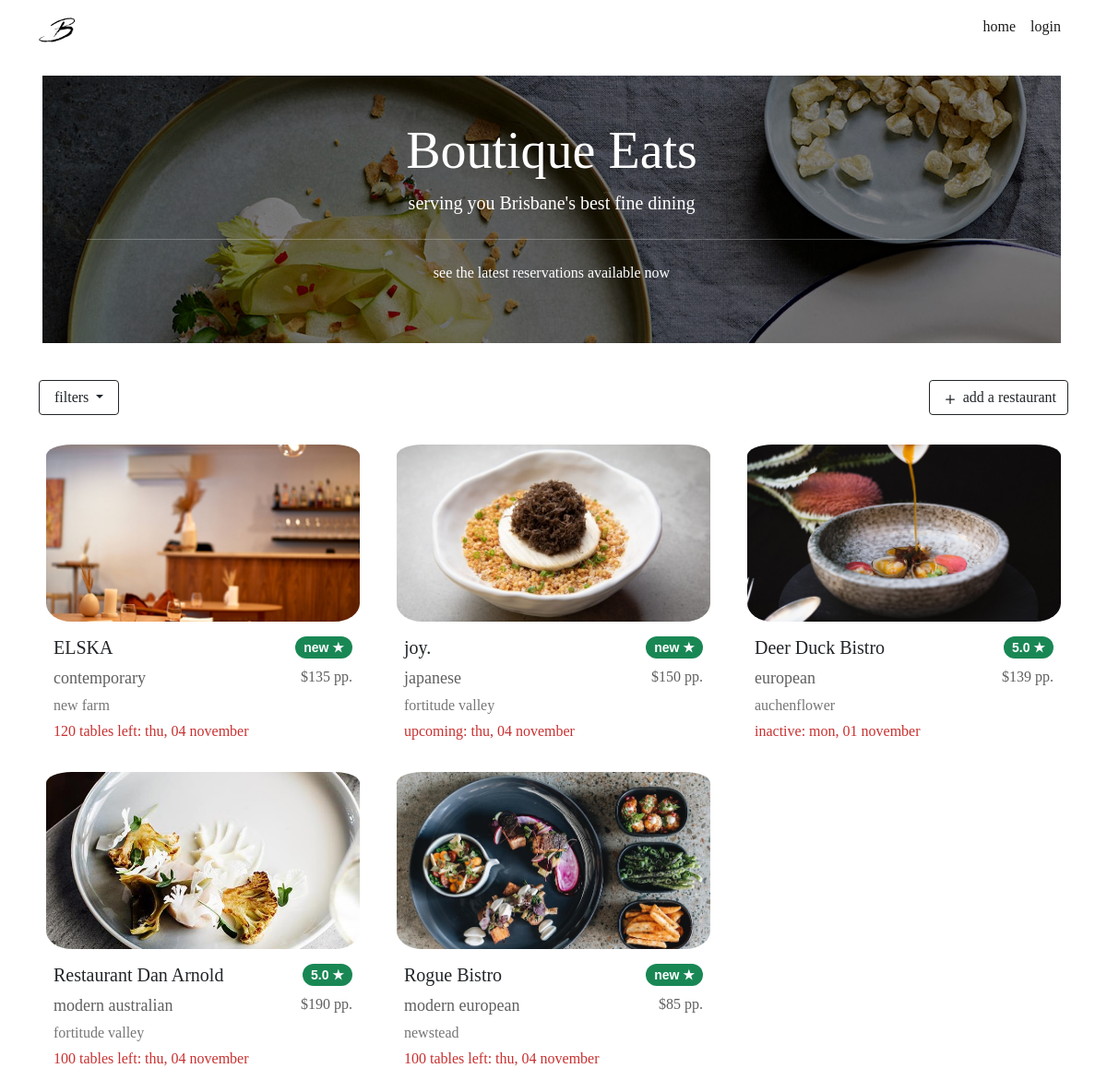
The page / on the database its author committed.
### website/models.py (models this page shows, shortened)
class Restaurant(db.Model):
    __tablename__ = 'restaurants'
    __table_args__ = {'extend_existing': True}
    restaurant_id = db.Column(db.Integer, primary_key=True)
    name = db.Column(db.String(100), nullable=False)
    street = db.Column(db.String(150), nullable=False)
    suburb = db.Column(db.String(50), nullable=False)
    max_reservations = db.Column(db.Integer)
    caption = db.Column(db.String(200), nullable=False)
    description = db.Column(db.String(400), nullable=False)
    price = db.Column(db.Integer)
    cuisine_type = db.Column(db.String(30), nullable=False)
    num_courses = db.Column(db.Integer, nullable=False)
    website = db.Column(db.String(400))
    image = db.Column(db.String(400), nullable=False)
    comments = db.relationship('Comment', backref='restaurant', cascade="all, delete-orphan")
    statuses = db.relationship('RestaurantStatus', backref='restaurant', cascade="all, delete-orphan" )
    opening_hours = db.relationship('RestaurantOpeningHours', backref='restaurant', cascade="all, delete-orphan")
    reservations = db.relationship('Reservation', backref='restaurant', cascade="all, delete-orphan")
    user_id = db.Column(db.Integer, db.ForeignKey('users.id'))

class RestaurantStatus(db.Model):
    __tablename__ = 'restaurantstatuses'
    __table_args__ = {'extend_existing': True}
    restaurant_status_id = db.Column(db.Integer, primary_key=True)
    status = db.Column(db.String(100), nullable=False)
    at_time = db.Column(db.DateTime, default=datetime.now())
    restaurant_id = db.Column(db.Integer, db.ForeignKey('restaurants.restaurant_id'))

### website/views.py (the view)
@bp.route('/')
def index():
    filtered_form = FilterRestaurantsForm()
    restaurants = Restaurant.query.all()
    booking_space = []
    is_open_today = []
    for restaurant in restaurants:
        set_todays_status(restaurant)
        booking_space.append(restaurant_space(restaurant, date.today()))
        is_open_today.append(check_open_today(restaurant, date.today()))
    return render_template("index.html", restaurants=restaurants, filter_form = filtered_form, booking_space = booking_space, today=date.today(), is_open_today = is_open_today)

### website/views.py (called while the page is built)
def restaurant_space(restaurant, space_on_date):
    current_booking_quantity = 0
    for reservation in restaurant.reservations:
        if (reservation.reservation_time.date() == space_on_date):
            current_booking_quantity += reservation.quantity
    return restaurant.max_reservations - current_booking_quantity

def set_todays_status(restaurant):
    if restaurant.statuses[-1].status != "inactive":
        if restaurant.statuses[-1].at_time.date() != date.today():
            if restaurant_space(restaurant, date.today()) > 0:
                restaurant_status = RestaurantStatus(status="upcoming",
                                            restaurant=restaurant)
            else:
                restaurant_status = RestaurantStatus(status="booked",
                                            restaurant=restaurant)
            db.session.add(restaurant_status)
            db.session.commit()

def check_open_today(restaurant, time_to_check):
    for day_tuple in restaurant.opening_hours:
        if (day_tuple.day_of_the_week.lower() == time_to_check.strftime("%A").lower()):
            return True
    return False

### website/templates/index.html (shortened to what this page needs)
{% extends 'base.html' %}
{% block content %}
<div class="container">
    <div class="row me-4 mt-auto">
        <div class="p-5 rounded-lg m-3"
            style="color: #ffffff; background: linear-gradient( rgba(0, 0, 0, 0.5), rgba(0, 0, 0, 0.5) ), url('../static/image/banner_many.jpg');">
            <h1 class="display-4 text-center">Boutique Eats</h1>
            <p class="lead text-center">serving you Brisbane's best fine dining</p>
            <hr class="my-4">
            <p class="text-center">see the latest reservations available now</p>
        </div>
    </div>
</div>
<div class="container">
    <div class="row mt-4 mb-2">
        <div class="col-6">
            <button class="btn btn-outline-dark dropdown-toggle px-3" type="button" data-bs-toggle="collapse"
                data-bs-target="#filterMenu" aria-expanded="false" aria-controls="filterMenu">
                filters
            </button>
        </div>
        <div class="col-6">
            <a class="btn btn-outline-dark float-end" href="{{url_for('main.createrestaurant')}}" role="button">
                <svg xmlns="http://www.w3.org/2000/svg" width="20" height="20" fill="currentColor" class="bi bi-plus"
                    viewBox="0 0 16 16">
                    <path
                        d="M8 4a.5.5 0 0 1 .5.5v3h3a.5.5 0 0 1 0 1h-3v3a.5.5 0 0 1-1 0v-3h-3a.5.5 0 0 1 0-1h3v-3A.5.5 0 0 1 8 4z" />
                </svg>
                add a restaurant
            </a>
        </div>
    </div>
</div>
<div class="container">
    <div class="row mt-3 mt-lg-4 mt-sm-4">
        {% for restaurant in restaurants %}
        <div class="col-lg-4 col-md-12 pb-5 pb-lg-2 pb-md-5 pb-sm-4">
            <div class="card">
                <img src="{{ restaurant.image }}" class="card-img-top px-2 pt-2" alt="{{ restaurant.name }}">
                <div class="card-body">
                    <div class="row">
                        <div class="col-6 col-lg-8 col-md-6">
                            <div class="card-title">
                                <h5>{{ restaurant.name }} </h5>
                            </div>
                        </div>
                        <div class="col-6 col-lg-4 col-md-6">
                            {% set average = [] %}
                            <span class="badge rounded-pill bg-success float-end">
                                {% if average|count > 0 %}
                                {{ average | sum / average | count}}
                                {% else %}
                                new
                                {% endif %}
                                &#9733;</span>
                        </div>
                    </div>
                    <div class="row">
                        <div class="col-8 col-lg-6">
                            <p class="card-text card-cuisine">
                                {% if restaurant.cuisine_type == "None" %}
                                variety
                                {% else %}
                                {{ restaurant.cuisine_type }}
                                {% endif %}
                            </p>
                        </div>
                        <div class="col-4 col-lg-6 card-price">
                            ${{ restaurant.price }} pp.
                        </div>
                    </div>
                    <div class="row mt-1">
                        <div class="card-text card-location">
                            {{ restaurant.suburb }}
                        </div>
                    </div>
                    <div class="row mt-1">
                        <div class="card-text card-seats">
                            {% if restaurant.statuses[-1].status == "upcoming" %}
                            {% if is_open_today[loop.index - 1] %}
                            {{ booking_space[loop.index - 1] }} tables left:
                            {% else %}
                            {{ restaurant.statuses[-1].status }}:
                            {% endif %}
                            {% else %}
                            {% if restaurant.statuses[-1].status == "booked" %}
                            booked out:
                            {% else %}
                            {{ restaurant.statuses[-1].status }}:
                            {% endif %}
                            {% endif %}
                            {{restaurant.statuses[-1].at_time.strftime("%a, %d %B").lower() }}
                        </div>
                    </div>
                </div>
            </div>
        </div>
        {% endfor %}
    </div>
</div>
{% endblock %}

### website/templates/base.html (shortened to what this page needs)
<!DOCTYPE html>
<html lang="en">
<head>
    <link href="https://cdn.jsdelivr.net/npm/bootstrap@5.0.0-beta3/dist/css/bootstrap.min.css" rel="stylesheet"
>
    <link rel="stylesheet" href="{{ url_for('static',filename='css/stylesheet.css')}}">
</head>
<main>
    <body>
        <header>
            <nav class="navbar navbar-expand-sm navbar-light">
                <div class="container">
                    <a class="navbar-brand" href="{{url_for('main.index')}}">
                        <img src="{{ url_for('static',filename='image/logo.png')}}" width="40" height="40">
                    </a>
                    <div class="collapse navbar-collapse" id="navbarNavDropdown">
                        <div class="navbar-nav ms-auto mb-2">
                            <a class="nav-link active" href="{{url_for('main.index')}}">home</a>
                            {% if current_user.is_authenticated %}
                            <a class="nav-link active" href="{{url_for('users.users_restaurants')}}">welcome
                                {{current_user.name}}</a>
                            <a class="nav-link active" href="{{url_for('main.bookings')}}">view booking history</a>
                            <a class="nav-item nav-link" href="{{ url_for('auth.logout') }}">log out</a>
                            {% else %}
                            <a class="nav-link active" href="{{url_for('auth.login')}}">login</a>
                            {% endif %}
                        </div>
                    </div>
                </div>
            </nav>
        </header>
        {% import "bootstrap/wtf.html" as wtf %}
        {% block content %}
        {% endblock %}
    </body>
</main>
</html>

### website/static/css/stylesheet.css (style rules this page uses)
body { font-family: Didot, Palatino, Perpetua, serif; }
.card { border-radius: 5%; border: none; }
.card-img-top { width: 100%; height: 25vh; object-fit: cover; border-radius: 10%; }
.card-title { font-weight: bold; }
.card-text { font-size: 18px; }
.card-seats { font-size: 16px; color: #c93030; }
.card-cuisine { text-align: left; color: #5f5f5f; }
.card-price { text-align: right; font-size: 16px; color: #5f5f5f; }
.card-location { text-align: left; font-size: 16px; color: #767676; }
span.badge { font-size: 14px; font-family: Candara, sans-serif; }

### rows shown on the page
Restaurant: image (picture), name "ELSKA", shows "new", cuisine_type "contemporary", price "135", suburb "new farm", max_reservations "120", at_time "thu, 04 november"
Restaurant: image (picture), name "joy.", shows "new", cuisine_type "japanese", price "150", suburb "fortitude valley", status "upcoming", at_time "thu, 04 november"
Restaurant: image (picture), name "Deer Duck Bistro", average "5.0", cuisine_type "european", price "139", suburb "auchenflower", status "inactive", at_time "mon, 01 november"
Restaurant: image (picture), name "Restaurant Dan Arnold", average "5.0", cuisine_type "modern australian", price "190", suburb "fortitude valley", max_reservations "100", at_time "thu, 04 november"
Restaurant: image (picture), name "Rogue Bistro", shows "new", cuisine_type "modern european", price "85", suburb "newstead", max_reservations "100", at_time "thu, 04 november"
